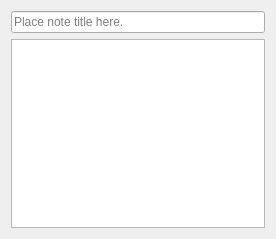
<?xml version="1.0" encoding="UTF-8"?>
<ui version="4.0">
 <class>NoteEditor</class>
 <widget class="QDialog" name="NoteEditor">
  <property name="geometry">
   <rect>
    <x>0</x>
    <y>0</y>
    <width>276</width>
    <height>239</height>
   </rect>
  </property>
  <property name="windowTitle">
   <string>Note editor</string>
  </property>
  <layout class="QGridLayout" name="gridLayout">
   <item row="0" column="0">
    <layout class="QVBoxLayout" name="verticalLayout">
     <item>
      <widget class="QLineEdit" name="title">
       <property name="maxLength">
        <number>60</number>
       </property>
       <property name="placeholderText">
        <string>Place note title here.</string>
       </property>
      </widget>
     </item>
     <item>
      <widget class="QTextEdit" name="content"/>
     </item>
    </layout>
   </item>
  </layout>
 </widget>
 <resources/>
 <connections/>
</ui>
